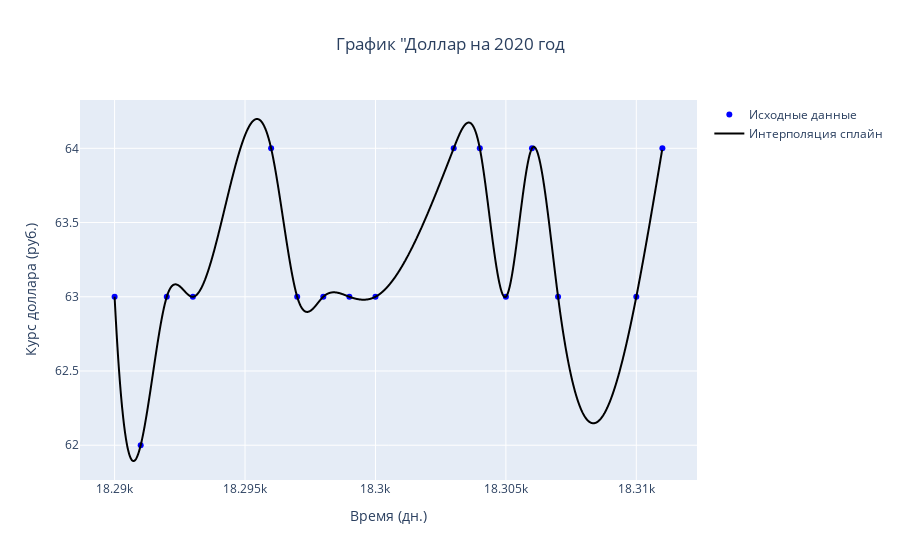

The notebook cell saved with this chart:
### Code cell
#Кубический сплайн

#усредняем У для одинаковых Х
#df_main = df.groupby('battery_power')['clock_speed'].mean().reset_index()
x = df.Days[15:31].to_numpy()
y = df.Dollar[15:31].to_numpy()
#выбор данных для интерполяции

#Интерполяция Лангранжа
x_inter_lan = np.arange(min(x), max(x), 0.01)
poly = CubicSpline(x,y)  #кубический сплайн(более точная)
y_inter_lan = poly(x_inter_lan)

fig = go.Figure()

#точки
fig.add_trace(go.Scatter(
    x = x,
    y = y,
    mode = 'markers',
    name = 'Исходные данные',
    marker=dict(color = 'blue', symbol = 'circle'))
)

# Лангранжа
fig.add_trace(go.Scatter(
    x = x_inter_lan,
    y = y_inter_lan,
    mode = 'lines',
    name = 'Интерполяция сплайн',
    line = dict(color = 'black', shape = 'spline'))
)

fig.update_xaxes(title_text="Время (дн.)")
fig.update_yaxes(title_text="Курс доллара (руб.)")
fig.update_layout(title_text='График "Доллар на 2020 год', title_x =0.5)
fig.show()

### Figure 1 — Plotly figure (JSON) as saved in the notebook; plotly's stock layout.template omitted (floating-point values rounded to 4 significant figures; data arrays with more than 128 entries replaced by an {"elided": "..."} marker saying what was removed)
{"data": [{"marker": {"color": "blue", "symbol": "circle"}, "mode": "markers", "name": "Исходные данные", "type": "scatter", "x": [18290, 18291, 18292, 18293, 18296, 18297, 18298, 18299, 18300, 18303, 18304, 18305, 18306, 18307, 18310, 18311], "y": [63, 62, 63, 63, 64, 63, 63, 63, 63, 64, 64, 63, 64, 63, 63, 64]}, {"line": {"color": "black", "shape": "spline"}, "mode": "lines", "name": "Интерполяция сплайн", "type": "scatter", "x": {"elided": "2100 float values"}, "y": {"elided": "2100 float values"}}], "layout": {"title": {"text": "График \"Доллар на 2020 год", "x": 0.5}, "xaxis": {"title": {"text": "Время (дн.)"}}, "yaxis": {"title": {"text": "Курс доллара (руб.)"}}}}
